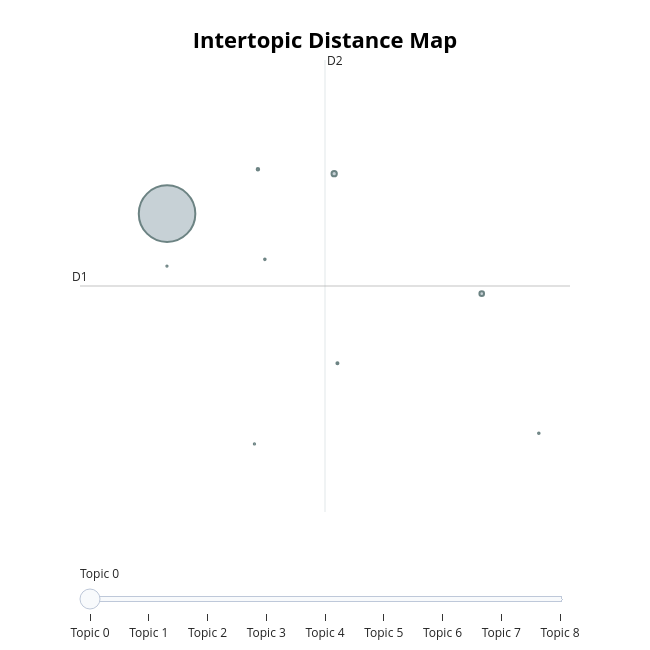
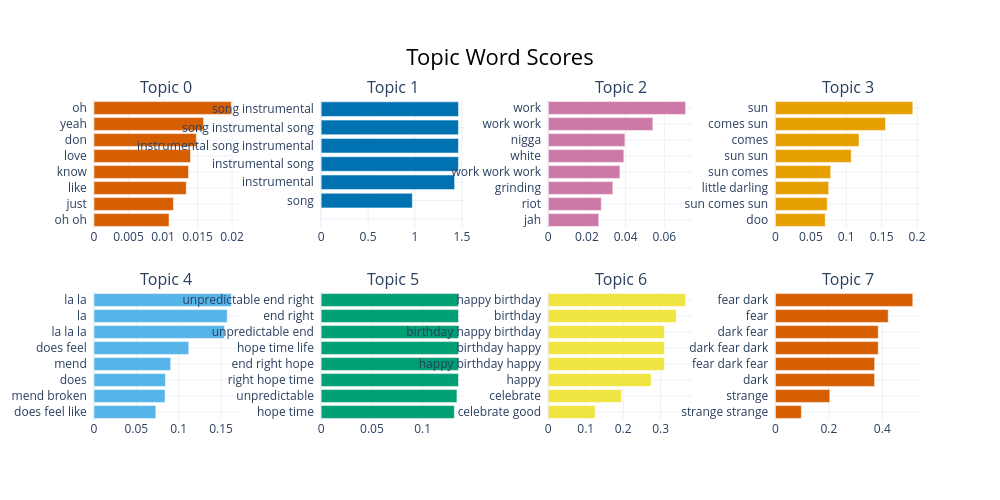
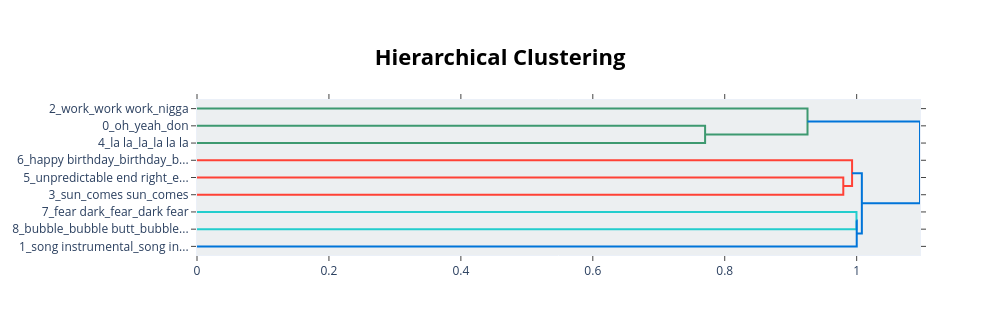

Notebook source saved alongside these figures, in order:
### Code cell
# ===== BERTOPIC VISUALIZATION =====

print("📊 Creating BERTopic visualizations...")

# 1. Topic visualization (interactive)
try:
    fig1 = topic_model.visualize_topics()
    fig1.show()
    print("✅ Interactive topic map displayed")
except Exception as e:
    print(f"⚠️ Could not create interactive topic map: {e}")

# 2. Topic word scores (bar chart)
try:
    fig2 = topic_model.visualize_barchart(top_n_topics=8, n_words=8)
    fig2.show()
    print("✅ Topic word bar charts displayed")
except Exception as e:
    print(f"⚠️ Could not create bar charts: {e}")

# 3. Topic hierarchy (if enough topics)
try:
    if len(set(topics)) - (1 if -1 in topics else 0) > 5:
        fig3 = topic_model.visualize_hierarchy()
        fig3.show()
        print("✅ Topic hierarchy displayed")
    else:
        print("⚠️ Not enough topics for hierarchy visualization")
except Exception as e:
    print(f"⚠️ Could not create hierarchy: {e}")

# 4. Topic similarity heatmap (custom)
print("\n🔥 Creating topic similarity heatmap...")

valid_topic_ids = [t for t in set(topics) if t != -1]
if len(valid_topic_ids) > 1:
    # Get topic representations
    topic_vectors = []
    topic_names = []
    
    for topic_id in sorted(valid_topic_ids)[:15]:  # Limit to top 15 topics
        topic_info_row = topic_model.get_topic(topic_id)
        if topic_info_row:
            # Create vector from topic words (simplified representation)
            words = [word for word, _ in topic_info_row[:10]]
            topic_vectors.append(np.random.random(10))  # Placeholder - would use actual embeddings
            
            # Get label or create short name
            label = topic_labels.get(topic_id, {}).get('label', f'Topic {topic_id}')
            short_label = label[:15] + '...' if len(label) > 15 else label
            topic_names.append(f"T{topic_id}: {short_label}")
    
    if len(topic_vectors) > 1:
        # Calculate similarity matrix
        similarity_matrix = np.zeros((len(topic_vectors), len(topic_vectors)))
        for i in range(len(topic_vectors)):
            for j in range(len(topic_vectors)):
                similarity_matrix[i, j] = calculate_cosine_similarity(topic_vectors[i], topic_vectors[j])
        
        # Plot heatmap
        plt.figure(figsize=(12, 10))
        sns.heatmap(similarity_matrix, 
                   xticklabels=topic_names, 
                   yticklabels=topic_names,
                   annot=True, 
                   fmt='.2f', 
                   cmap='viridis',
                   cbar_kws={'label': 'Cosine Similarity'})
        plt.title('Topic Similarity Matrix')
        plt.xticks(rotation=45, ha='right')
        plt.yticks(rotation=0)
        plt.tight_layout()
        plt.show()
        print("✅ Topic similarity heatmap created")

print("\n🎨 Visualization notes:")
print("   • Interactive plots work best in Jupyter notebooks")
print("   • For production, save plots as HTML files")
print("   • Consider using topic_model.visualize_documents() for document-level analysis")

### Figure 1 — Plotly figure (JSON) as saved in the notebook; plotly's stock layout.template omitted (floating-point values rounded to 4 significant figures)
{"data": [{"customdata": [[0, "oh | yeah | don | love | know", 3759], [1, "song instrumental | song instrumental song | instrumental song instrumental | instrumental song | instrumental", 33], [2, "work | work work | nigga | white | work work work", 25], [3, "sun | comes sun | comes | sun sun | sun comes", 7], [4, "la la | la | la la la | does feel | mend", 5], [5, "unpredictable end right | end right | unpredictable end | hope time life | end right hope", 3], [6, "happy birthday | birthday | birthday happy birthday | birthday happy | happy birthday happy", 3], [7, "fear dark | fear | dark fear | dark fear dark | fear dark fear", 2], [8, "bubble | bubble butt | bubble bubble | butt | butt bubble", 2]], "hovertemplate": "<b>Topic %{customdata[0]}</b><br>%{customdata[1]}<br>Size: %{customdata[2]}", "legendgroup": "", "marker": {"color": "#B0BEC5", "line": {"color": "DarkSlateGrey", "width": 2}, "size": [3759, 33, 25, 7, 5, 3, 3, 2, 2], "sizemode": "area", "sizeref": 2.349, "symbol": "circle"}, "mode": "markers", "name": "", "orientation": "v", "showlegend": false, "type": "scatter", "x": [-4.574, -3.255, -2.091, -3.857, -3.229, -3.802, -1.64, -3.884, -4.574], "xaxis": "x", "y": [7.739, 8.191, 6.834, 8.241, 6.046, 7.222, 5.254, 5.132, 7.146], "yaxis": "y"}], "layout": {"annotations": [{"showarrow": false, "text": "D1", "x": -5.26, "y": 6.92, "yshift": 10}, {"showarrow": false, "text": "D2", "x": -3.327, "xshift": 10, "y": 9.477}], "height": 650, "hoverlabel": {"bgcolor": "white", "font": {"family": "Rockwell", "size": 16}}, "legend": {"itemsizing": "constant", "tracegroupgap": 0}, "margin": {"t": 60}, "shapes": [{"line": {"color": "#CFD8DC", "width": 2}, "type": "line", "x0": -3.327, "x1": -3.327, "y0": 4.363, "y1": 9.477}, {"line": {"color": "#9E9E9E", "width": 2}, "type": "line", "x0": -5.26, "x1": -1.394, "y0": 6.92, "y1": 6.92}], "sliders": [{"active": 0, "pad": {"t": 50}, "steps": [{"args": [{"marker.color": [["red", "#B0BEC5", "#B0BEC5", "#B0BEC5", "#B0BEC5", "#B0BEC5", "#B0BEC5", "#B0BEC5", "#B0BEC5"]]}], "label": "Topic 0", "method": "update"}, {"args": [{"marker.color": [["#B0BEC5", "red", "#B0BEC5", "#B0BEC5", "#B0BEC5", "#B0BEC5", "#B0BEC5", "#B0BEC5", "#B0BEC5"]]}], "label": "Topic 1", "method": "update"}, {"args": [{"marker.color": [["#B0BEC5", "#B0BEC5", "red", "#B0BEC5", "#B0BEC5", "#B0BEC5", "#B0BEC5", "#B0BEC5", "#B0BEC5"]]}], "label": "Topic 2", "method": "update"}, {"args": [{"marker.color": [["#B0BEC5", "#B0BEC5", "#B0BEC5", "red", "#B0BEC5", "#B0BEC5", "#B0BEC5", "#B0BEC5", "#B0BEC5"]]}], "label": "Topic 3", "method": "update"}, {"args": [{"marker.color": [["#B0BEC5", "#B0BEC5", "#B0BEC5", "#B0BEC5", "red", "#B0BEC5", "#B0BEC5", "#B0BEC5", "#B0BEC5"]]}], "label": "Topic 4", "method": "update"}, {"args": [{"marker.color": [["#B0BEC5", "#B0BEC5", "#B0BEC5", "#B0BEC5", "#B0BEC5", "red", "#B0BEC5", "#B0BEC5", "#B0BEC5"]]}], "label": "Topic 5", "method": "update"}, {"args": [{"marker.color": [["#B0BEC5", "#B0BEC5", "#B0BEC5", "#B0BEC5", "#B0BEC5", "#B0BEC5", "red", "#B0BEC5", "#B0BEC5"]]}], "label": "Topic 6", "method": "update"}, {"args": [{"marker.color": [["#B0BEC5", "#B0BEC5", "#B0BEC5", "#B0BEC5", "#B0BEC5", "#B0BEC5", "#B0BEC5", "red", "#B0BEC5"]]}], "label": "Topic 7", "method": "update"}, {"args": [{"marker.color": [["#B0BEC5", "#B0BEC5", "#B0BEC5", "#B0BEC5", "#B0BEC5", "#B0BEC5", "#B0BEC5", "#B0BEC5", "red"]]}], "label": "Topic 8", "method": "update"}]}], "title": {"font": {"color": "Black", "size": 22}, "text": "<b>Intertopic Distance Map</b>", "x": 0.5, "xanchor": "center", "y": 0.95, "yanchor": "top"}, "width": 650, "xaxis": {"anchor": "y", "domain": [0, 1], "range": [-5.26, -1.394], "title": {"text": ""}, "visible": false}, "yaxis": {"anchor": "x", "domain": [0, 1], "range": [4.363, 9.477], "title": {"text": ""}, "visible": false}}}

### Figure 2 — Plotly figure (JSON) as saved in the notebook; plotly's stock layout.template omitted (floating-point values rounded to 4 significant figures)
{"data": [{"marker": {"color": "#D55E00"}, "orientation": "h", "type": "bar", "x": [0.01086, 0.0115, 0.01336, 0.01369, 0.01398, 0.01482, 0.01587, 0.01989], "xaxis": "x", "y": ["oh oh  ", "just  ", "like  ", "know  ", "love  ", "don  ", "yeah  ", "oh  "], "yaxis": "y"}, {"marker": {"color": "#0072B2"}, "orientation": "h", "type": "bar", "x": [1e-05, 1e-05, 0.9717, 1.422, 1.463, 1.463, 1.463, 1.463], "xaxis": "x2", "y": ["  ", "  ", "song  ", "instrumental  ", "instrumental song  ", "instrumental song instrumental  ", "song instrumental song  ", "song instrumental  "], "yaxis": "y2"}, {"marker": {"color": "#CC79A7"}, "orientation": "h", "type": "bar", "x": [0.02606, 0.02741, 0.03338, 0.03705, 0.03907, 0.03963, 0.05408, 0.07104], "xaxis": "x3", "y": ["jah  ", "riot  ", "grinding  ", "work work work  ", "white  ", "nigga  ", "work work  ", "work  "], "yaxis": "y3"}, {"marker": {"color": "#E69F00"}, "orientation": "h", "type": "bar", "x": [0.07024, 0.07314, 0.07514, 0.078, 0.1069, 0.1181, 0.1554, 0.1939], "xaxis": "x4", "y": ["doo  ", "sun comes sun  ", "little darling  ", "sun comes  ", "sun sun  ", "comes  ", "comes sun  ", "sun  "], "yaxis": "y4"}, {"marker": {"color": "#56B4E9"}, "orientation": "h", "type": "bar", "x": [0.07296, 0.0839, 0.0843, 0.09054, 0.1119, 0.1541, 0.1573, 0.1622], "xaxis": "x5", "y": ["does feel like  ", "mend broken  ", "does  ", "mend  ", "does feel  ", "la la la  ", "la  ", "la la  "], "yaxis": "y5"}, {"marker": {"color": "#009E73"}, "orientation": "h", "type": "bar", "x": [0.1311, 0.1337, 0.1352, 0.1352, 0.1352, 0.1352, 0.1352, 0.1352], "xaxis": "x6", "y": ["hope time  ", "unpredictable  ", "right hope time  ", "end right hope  ", "hope time life  ", "unpredictable end  ", "end right  ", "unpredictable end right  "], "yaxis": "y6"}, {"marker": {"color": "#F0E442"}, "orientation": "h", "type": "bar", "x": [0.1251, 0.1956, 0.2746, 0.31, 0.31, 0.31, 0.3417, 0.3668], "xaxis": "x7", "y": ["celebrate good  ", "celebrate  ", "happy  ", "happy birthday happy  ", "birthday happy  ", "birthday happy birthday  ", "birthday  ", "happy birthday  "], "yaxis": "y7"}, {"marker": {"color": "#D55E00"}, "orientation": "h", "type": "bar", "x": [0.09696, 0.2035, 0.371, 0.3714, 0.3846, 0.3846, 0.422, 0.514], "xaxis": "x8", "y": ["strange strange  ", "strange  ", "dark  ", "fear dark fear  ", "dark fear dark  ", "dark fear  ", "fear  ", "fear dark  "], "yaxis": "y8"}], "layout": {"annotations": [{"font": {"size": 16}, "showarrow": false, "text": "Topic 0", "x": 0.0875, "xanchor": "center", "xref": "paper", "y": 1, "yanchor": "bottom", "yref": "paper"}, {"font": {"size": 16}, "showarrow": false, "text": "Topic 1", "x": 0.3625, "xanchor": "center", "xref": "paper", "y": 1, "yanchor": "bottom", "yref": "paper"}, {"font": {"size": 16}, "showarrow": false, "text": "Topic 2", "x": 0.6375, "xanchor": "center", "xref": "paper", "y": 1, "yanchor": "bottom", "yref": "paper"}, {"font": {"size": 16}, "showarrow": false, "text": "Topic 3", "x": 0.9125, "xanchor": "center", "xref": "paper", "y": 1, "yanchor": "bottom", "yref": "paper"}, {"font": {"size": 16}, "showarrow": false, "text": "Topic 4", "x": 0.0875, "xanchor": "center", "xref": "paper", "y": 0.4, "yanchor": "bottom", "yref": "paper"}, {"font": {"size": 16}, "showarrow": false, "text": "Topic 5", "x": 0.3625, "xanchor": "center", "xref": "paper", "y": 0.4, "yanchor": "bottom", "yref": "paper"}, {"font": {"size": 16}, "showarrow": false, "text": "Topic 6", "x": 0.6375, "xanchor": "center", "xref": "paper", "y": 0.4, "yanchor": "bottom", "yref": "paper"}, {"font": {"size": 16}, "showarrow": false, "text": "Topic 7", "x": 0.9125, "xanchor": "center", "xref": "paper", "y": 0.4, "yanchor": "bottom", "yref": "paper"}], "height": 500, "hoverlabel": {"bgcolor": "white", "font": {"family": "Rockwell", "size": 16}}, "showlegend": false, "title": {"font": {"color": "Black", "size": 22}, "text": "Topic Word Scores", "x": 0.5, "xanchor": "center", "yanchor": "top"}, "width": 1000, "xaxis": {"anchor": "y", "domain": [0, 0.175], "showgrid": true}, "xaxis2": {"anchor": "y2", "domain": [0.275, 0.45], "showgrid": true}, "xaxis3": {"anchor": "y3", "domain": [0.55, 0.725], "showgrid": true}, "xaxis4": {"anchor": "y4", "domain": [0.825, 1], "showgrid": true}, "xaxis5": {"anchor": "y5", "domain": [0, 0.175], "showgrid": true}, "xaxis6": {"anchor": "y6", "domain": [0.275, 0.45], "showgrid": true}, "xaxis7": {"anchor": "y7", "domain": [0.55, 0.725], "showgrid": true}, "xaxis8": {"anchor": "y8", "domain": [0.825, 1], "showgrid": true}, "yaxis": {"anchor": "x", "domain": [0.6, 1], "showgrid": true}, "yaxis2": {"anchor": "x2", "domain": [0.6, 1], "showgrid": true}, "yaxis3": {"anchor": "x3", "domain": [0.6, 1], "showgrid": true}, "yaxis4": {"anchor": "x4", "domain": [0.6, 1], "showgrid": true}, "yaxis5": {"anchor": "x5", "domain": [0, 0.4], "showgrid": true}, "yaxis6": {"anchor": "x6", "domain": [0, 0.4], "showgrid": true}, "yaxis7": {"anchor": "x7", "domain": [0, 0.4], "showgrid": true}, "yaxis8": {"anchor": "x8", "domain": [0, 0.4], "showgrid": true}}}

### Figure 3 — Plotly figure (JSON) as saved in the notebook; plotly's stock layout.template omitted (floating-point values rounded to 4 significant figures)
{"data": [{"hoverinfo": "text", "marker": {"color": "rgb(61,153,112)"}, "mode": "lines", "type": "scatter", "x": [0.0, 0.7702, 0.7702, 0.0], "xaxis": "x", "y": [-15.0, -15.0, -25.0, -25.0], "yaxis": "y"}, {"hoverinfo": "text", "marker": {"color": "rgb(61,153,112)"}, "mode": "lines", "type": "scatter", "x": [0.0, 0.9255, 0.9255, 0.7702], "xaxis": "x", "y": [-5.0, -5.0, -20.0, -20.0], "yaxis": "y"}, {"hoverinfo": "text", "marker": {"color": "rgb(255,65,54)"}, "mode": "lines", "type": "scatter", "x": [0.0, 0.9797, 0.9797, 0.0], "xaxis": "x", "y": [-45.0, -45.0, -55.0, -55.0], "yaxis": "y"}, {"hoverinfo": "text", "marker": {"color": "rgb(255,65,54)"}, "mode": "lines", "type": "scatter", "x": [0.0, 0.993, 0.993, 0.9797], "xaxis": "x", "y": [-35.0, -35.0, -50.0, -50.0], "yaxis": "y"}, {"hoverinfo": "text", "marker": {"color": "rgb(35,205,205)"}, "mode": "lines", "type": "scatter", "x": [0.0, 0.9997, 0.9997, 0.0], "xaxis": "x", "y": [-65.0, -65.0, -75.0, -75.0], "yaxis": "y"}, {"hoverinfo": "text", "marker": {"color": "rgb(0,116,217)"}, "mode": "lines", "type": "scatter", "x": [0.9997, 1.0, 1.0, 0.0], "xaxis": "x", "y": [-70.0, -70.0, -85.0, -85.0], "yaxis": "y"}, {"hoverinfo": "text", "marker": {"color": "rgb(0,116,217)"}, "mode": "lines", "type": "scatter", "x": [0.993, 1.008, 1.008, 1.0], "xaxis": "x", "y": [-42.5, -42.5, -77.5, -77.5], "yaxis": "y"}, {"hoverinfo": "text", "marker": {"color": "rgb(0,116,217)"}, "mode": "lines", "type": "scatter", "x": [0.9255, 1.096, 1.096, 1.008], "xaxis": "x", "y": [-12.5, -12.5, -60.0, -60.0], "yaxis": "y"}], "layout": {"autosize": false, "height": 335, "hoverlabel": {"bgcolor": "white", "font": {"family": "Rockwell", "size": 16}}, "hovermode": "closest", "plot_bgcolor": "#ECEFF1", "showlegend": false, "title": {"font": {"color": "Black", "size": 22}, "text": "<b>Hierarchical Clustering</b>", "x": 0.5, "xanchor": "center", "yanchor": "top"}, "width": 1000, "xaxis": {"mirror": "allticks", "rangemode": "tozero", "showgrid": false, "showline": true, "showticklabels": true, "ticks": "outside", "type": "linear", "zeroline": false}, "yaxis": {"mirror": "allticks", "range": [-90, 0], "rangemode": "tozero", "showgrid": false, "showline": true, "showticklabels": true, "tickmode": "array", "ticks": "outside", "ticktext": ["2_work_work work_nigga", "0_oh_yeah_don", "4_la la_la_la la la", "6_happy birthday_birthday_b...", "5_unpredictable end right_e...", "3_sun_comes sun_comes", "7_fear dark_fear_dark fear", "8_bubble_bubble butt_bubble...", "1_song instrumental_song in..."], "tickvals": [-5, -15, -25, -35, -45, -55, -65, -75, -85], "type": "linear", "zeroline": false}}}
